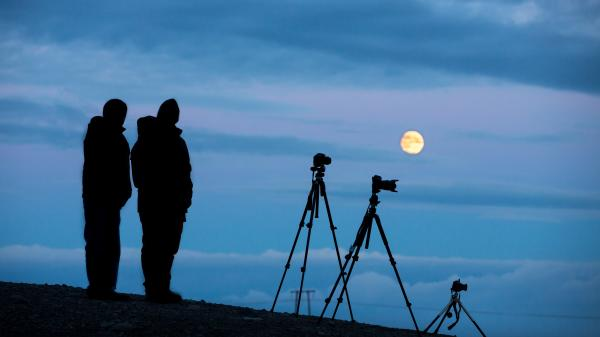
#> input picture HOG/img2.jpg, 600 x 337 px, found by its file name; its folder holds 5 pictures in this run
$ python hog.py
#> lines starting #> are read from the running program, lines starting #| are printed output that depends on the picture; after the words box and inside, x2 and y2 are one past the last pixel; in counts of white or black regions, pixels touching at a corner belong together
import cv2
import glob as glob
import os
import matplotlib.pyplot as plt
from time import time


class Hog:
    __name__ = 'Hog'

    def __init__(self):
        self.hog = cv2.HOGDescriptor()
        self.hog.setSVMDetector(cv2.HOGDescriptor_getDefaultPeopleDetector())

    # [46 lines left out: functions get_prediction, object_detection_api, not called in this run]


if __name__ == '__main__':
    hog = cv2.HOGDescriptor()
    hog.setSVMDetector(cv2.HOGDescriptor_getDefaultPeopleDetector())

    imgnr = 2
    image_name = "jacob"
    image = cv2.imread("img" + str(imgnr) + ".jpg")
#> image is the input picture: shape (337, 600, 3); mean B, G, R 152.9, 113.1, 66.6

    timeToRun = 10
    startRun = time()
    n = 0
    f = open("times.txt", "a")
    while time() - startRun <= timeToRun:
        start = time()
        # keep a minimum image size for accurate predictions
        if image.shape[1] < 400:  # if image width < 400
            (height, width) = image.shape[:2]
            ratio = width / float(width)  # find the width to height ratio
            # resize the image according to the width to height ratio
            image = cv2.resize(image, (400, width * ratio))
        img_gray = cv2.cvtColor(image, cv2.COLOR_BGR2GRAY)

        rects, weights = hog.detectMultiScale(
            img_gray, winStride=(2, 2), padding=(10, 10), scale=1.02)
        end = time()
        f.write(str(imgnr) + "," + str(n) + "," + str(end - start) + "\n")
        n += 1
        pass
#> this loop made 7 passes
#> pass 1, `img_gray = cv2.cvtColor(image, cv2.COLOR_BGR2GRAY)`:
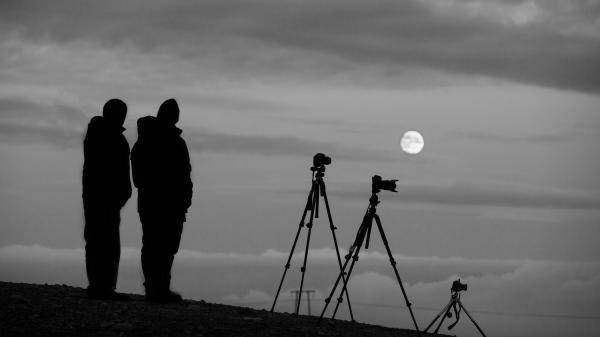
#> img_gray: shape (337, 600); min 0, max 252, mean 103.7
#> after the loop, n = 7
    f.close()

    for i, (x, y, w, h) in enumerate(rects):
        if weights[i] < 0.13:
            continue
        elif weights[i] < 0.3 and weights[i] > 0.13:
            cv2.rectangle(image, (x, y), (x + w, y + h), (0, 0, 255), 2)
            cv2.putText(image, str(weights[i]), (x, y),
                        cv2.FONT_HERSHEY_SIMPLEX, 0.7, (0, 0, 255), 2)
        if weights[i] < 0.7 and weights[i] > 0.3:
            cv2.rectangle(image, (x, y), (x + w, y + h), (50, 122, 255), 2)
            cv2.putText(image, str(
                weights[i]), (x, y), cv2.FONT_HERSHEY_SIMPLEX, 0.7, (50, 122, 255), 2)
        if weights[i] > 0.7:
            cv2.rectangle(image, (x, y), (x + w, y + h), (0, 255, 0), 2)
            cv2.putText(image, str(weights[i]), (x, y),
                        cv2.FONT_HERSHEY_SIMPLEX, 0.7, (0, 255, 0), 2)
#> this loop made 1 pass
#> (x, y, w, h) on pass 1: (74, 66, 131, 262)
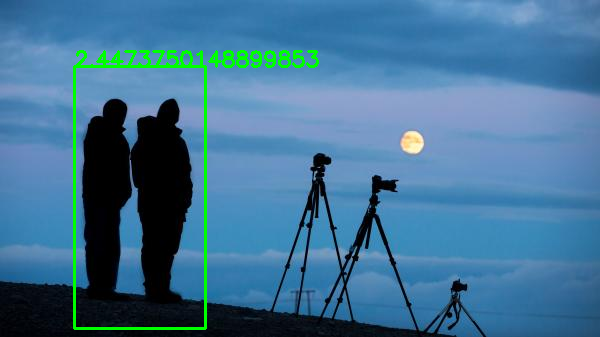
#> image: shape (337, 600, 3); 2.05% of pixels changed, all inside (x1, y1, x2, y2) = (73, 50, 319, 330)
    cv2.putText(image, 'High confidence', (10, 15),
                cv2.FONT_HERSHEY_SIMPLEX, 0.7, (0, 255, 0), 2)
    cv2.putText(image, 'Moderate confidence', (10, 35),
                cv2.FONT_HERSHEY_SIMPLEX, 0.7, (50, 122, 255), 2)
    cv2.putText(image, 'Low confidence', (10, 55),
                cv2.FONT_HERSHEY_SIMPLEX, 0.7, (0, 0, 255), 2)
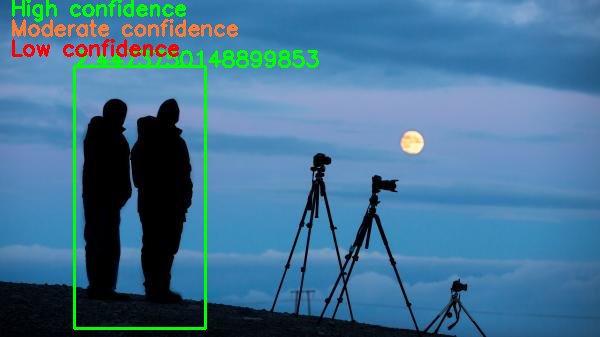
#> image: shape (337, 600, 3); mean B, G, R 146.6, 115.9, 67.5

    plt.imshow(image)
    plt.show()
    cv2.imwrite("img5out.jpg", image)
